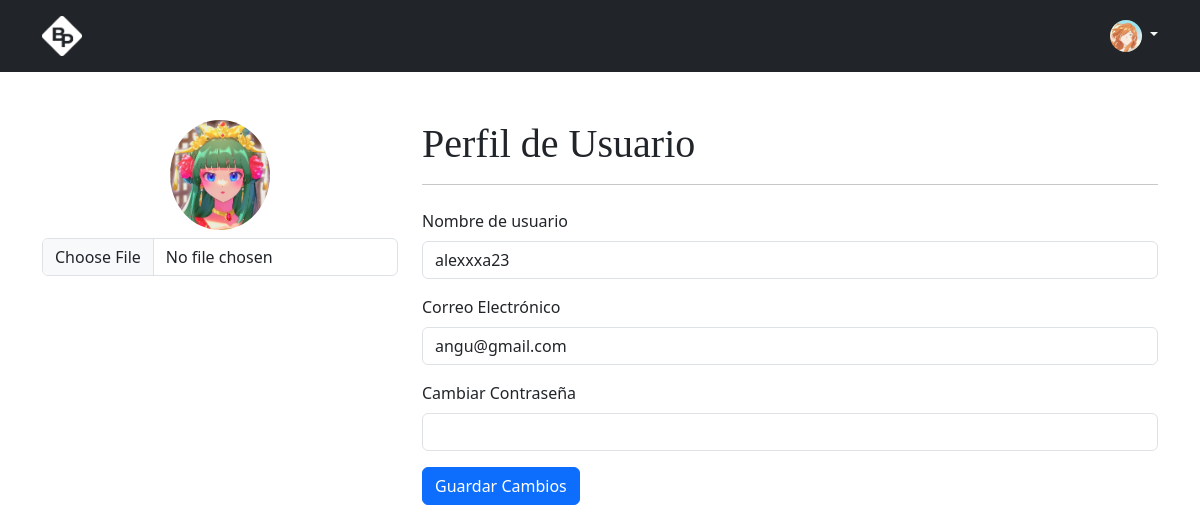
The page /auth/profile/5 (signed in) on the database its author committed.
### blogr/models.py (models this page shows, shortened)
class User(db.Model):
    __tablename__ = 'users'
    id = db.Column(db.Integer, primary_key=True)
    username = db.Column(db.String(50), nullable=False)
    email = db.Column(db.String(120), unique=True, nullable=False)
    password = db.Column(db.Text, nullable=False)
    photo = db.Column(db.String(200))

### blogr/auth.py (the view, shortened to what this page needs)
@bp.route('/profile/<int:id>', methods=('GET', 'POST'))
@login_required
def profile(id):
    user = User.query.get_or_404(id)
    return render_template('auth/profile.html', user = user)

### blogr/auth.py (called while the page is built)
@bp.before_app_request
def load_logged_in_user():
    user_id = session.get('user_id')
    if user_id is None:
        g.user = None
    else:
        g.user = User.query.get_or_404(user_id)

def login_required(view):
    @functools.wraps(view)
    def wrapped_view(**kwargs):
        if g.user is None:
            return redirect(url_for('auth.login'))
        return view(**kwargs)
    return wrapped_view

### blogr/templates/auth/profile.html
{% extends 'base.html' %}
{% block content %}
<div class="container">
    <form method="post" class="row mt-5" enctype="multipart/form-data">
        <div class="col-md-4">
            <div class="text-center">
                {% if user.photo is none %}
                <img src="{{ url_for('static', filename = 'img/user-dark.png') }}" width="100"
                    class="profile-image rounded-circle mb-2" alt="Foto de perfil">
                {% else %}
                <img src="{{ url_for('static', filename = user.photo ) }}" width="100"
                    class="profile-image rounded-circle mb-2" alt="Foto de perfil">
                {% endif %}
                <div class="mb-3">
                    <input type="file" id="photo" name="photo" class="form-control">
                </div>
            </div>
        </div>
        <div class="col-md-8">
            <h1>{% block title %} Perfil de Usuario {% endblock %}</h1>
            <hr class="mb-4">
            <div class="mb-3">
                <label for="username" class="form-label">Nombre de usuario</label>
                <input type="text" class="form-control" id="username" name="username" value="{{user.username}}"
                    required>
            </div>
            <div class="mb-3">
                <label for="email" class="form-label">Correo Electrónico</label>
                <input type="email" class="form-control" id="email" name="email" value="{{user.email}}" readonly>
            </div>
            <div class="mb-3">
                <label for="password" class="form-label">Cambiar Contraseña</label>
                <input type="password" class="form-control" id="password" name="password">
            </div>
            <button type="submit" class="btn btn-primary">Guardar Cambios</button>
        </div>
    </form>
</div>
{% endblock %}

### blogr/templates/base.html (shortened to what this page needs)
<!DOCTYPE html>
<html lang="es">
<head>
    <link rel="stylesheet" href="{{ url_for('static', filename = 'css/bootstrap.min.css') }}">
    <link rel="stylesheet" href="{{ url_for('static', filename = 'css/style.css') }}">
</head>
<body>
    {% block header %}
    <header class="p-3 text-bg-dark">
        <div class="container">
            <div class="d-flex align-items-center justify-content-between">
                <a href="{{ url_for('home.index') }}" class="d-flex align-items-center mb-2 mb-lg-0 text-white text-decoration-none">
                    <img src="{{ url_for('static', filename = 'img/bp-light.png') }}" alt="blog posts" width="40">
                </a>
                <div class="text-end">
                    {% if not g.user %}
                    <a href="{{ url_for('auth.login') }}" class="btn btn-outline-light me-2">Iniciar sesión</a>
                    <a href="{{ url_for('auth.register') }}" class="btn btn-warning">Registrate</a>
                    {% else %}
                    <a href="#" class="link-light text-decoration-none dropdown-toggle" data-bs-toggle="dropdown">
                        {% if g.user.photo is none %}
                        <img src="{{ url_for('static', filename = 'img/user-light.png') }}" alt="mdo" width="32" height="32" class="rounded-circle">
                        {% else %}
                        <img src="{{ url_for('static', filename = g.user.photo) }}" alt="mdo" width="32" height="32" class="rounded-circle">
                        {% endif %}
                    </a>
                    {% endif %}
                </div>
            </div>
        </div>
    </header>
    {% endblock %}
    {% block content %}
    {% endblock %}
</body>
</html>

### blogr/static/css/style.css (style rules this page uses)
h1, h2, h3, h4, h5, h6 { font-family: Amiri, Georgia, "Times New Roman", serif; }

### rows shown on the page
User: photo (picture)
User: photo (picture), username "alexxxa23", email "angu@gmail.com"
